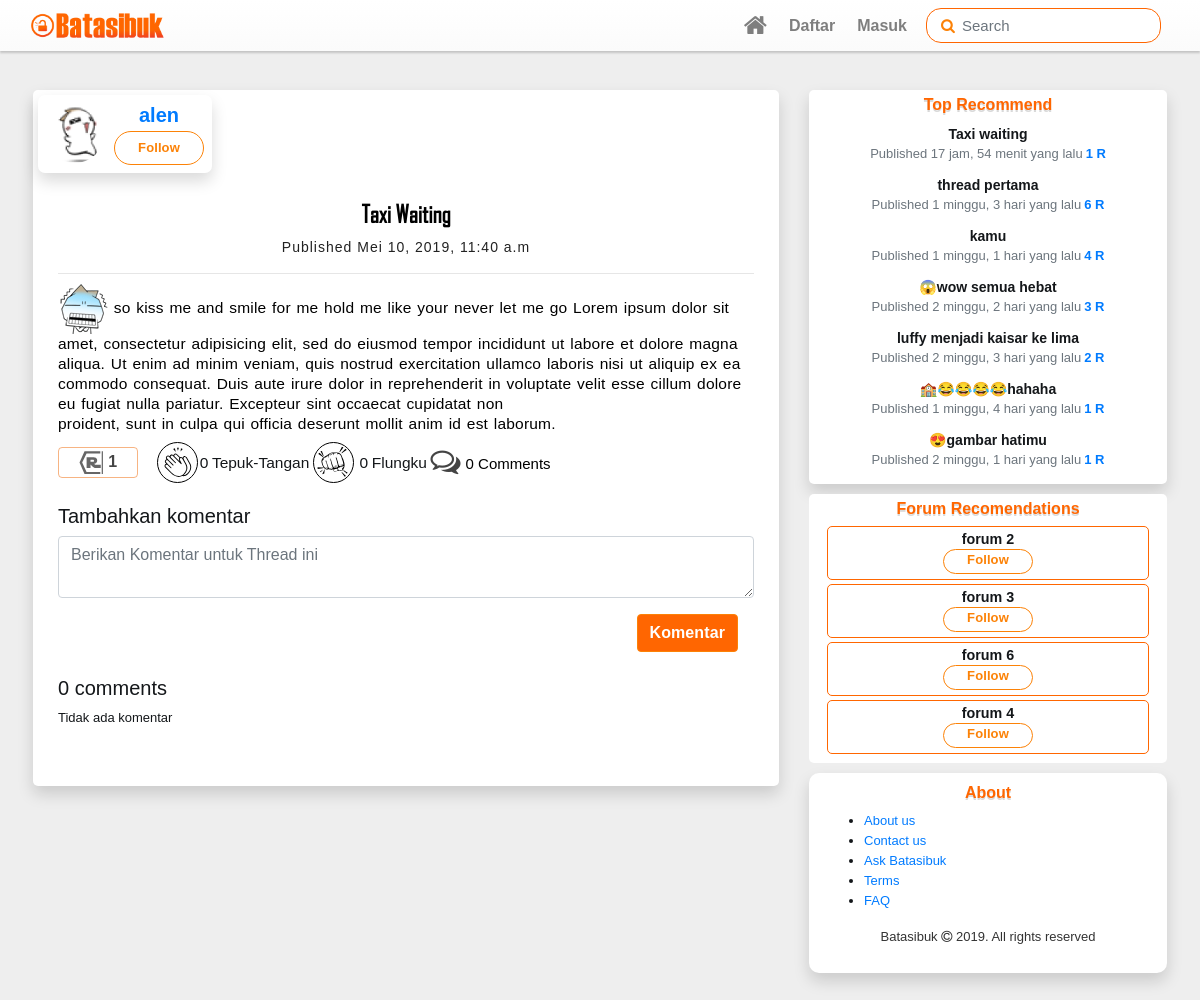
Page /thread/uFeUtvHc9oxPe/Taxi waiting/ on the earlier database version.
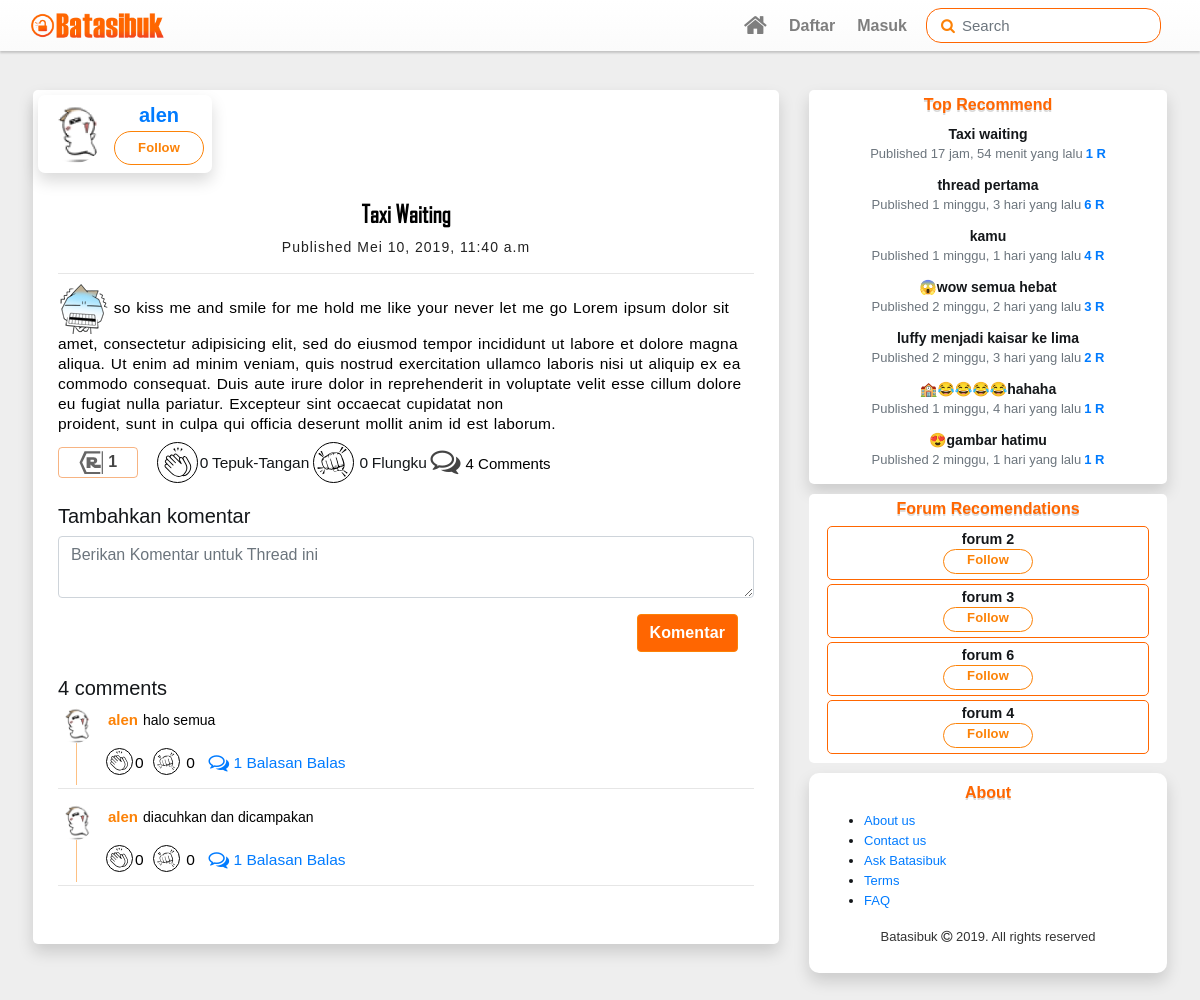
Same page on the later database version.
### batasibuk_forum/models.py (models this page shows, shortened)
class Votable(models.Model):
	class Meta:
		abstract=True
	votes=GenericRelation(Vote,content_type_field='vote_type',object_id_field='vote_id')
	upvotes=models.IntegerField(default=0,blank=True)
	downvotes=models.IntegerField(default=0,blank=True)
	vote_self=False

class Post(Votable):
	objects=PostsManager()
	forum_post_type=models.ForeignKey(ContentType,on_delete=models.PROTECT,related_name='_forum_posts')
	forum_post_id=models.PositiveIntegerField()
	content_forum_post=GenericForeignKey('forum_post_type','forum_post_id')
	author=models.ForeignKey(User,related_name='posts',on_delete=models.PROTECT)
	created=models.DateTimeField(auto_now_add=True)
	updated=models.DateTimeField(auto_now=True)
	updated_by=models.ForeignKey(User,blank=True,null=True,on_delete=models.PROTECT)
	post_title=models.CharField(max_length=255)
	body=RichTextUploadingField(blank=True,
								config_name='post_thread',
								external_plugin_resources=[(
									'emoji',
									'/static/ckeditor_plugins/emoji/',
									'plugin.js')]
								)
	post_slug=models.SlugField(max_length=255,blank=True,editable=False)
	status=models.IntegerField(choices=(
		(0,'Draft'),
		(1,'Post')
		),default=0)
	views=models.IntegerField(blank=True,default=0)
	def save(self,*args,**kwargs):
		slug_save(self)
		super().save(*args,**kwargs)

class Followble(models.Model):
	class Meta:
		abstract=True
	followers=GenericRelation(Follow,content_type_field='forum_type',object_id_field='forum_id')

class Forum(Followble):
	def image_path(instance,imagename):
		base_name,ext=os.path.splitext(imagename)
		return f"logo_image/{time.strftime('%y%m%d%H%M%S')}{ext}"
	category=models.ForeignKey(Category,related_name='forums',blank=True,null=True,on_delete=models.PROTECT)
	name=models.CharField(max_length=80)
	position=models.IntegerField(blank=True,default=0)
	description=models.TextField(blank=True,default='')
	moderators=models.ManyToManyField(User,blank=True)
	updated=models.DateTimeField(auto_now=True)
	posts=GenericRelation(Post,content_type_field='forum_post_type',object_id_field='forum_post_id',related_query_name='post_forum')
	post_count=models.IntegerField(blank=True,default=0)
	forum_logo=models.ImageField(default='',upload_to=image_path)

class Comment(Votable):
	post=models.ForeignKey(Post,related_name='post_comments',null=True,on_delete=models.CASCADE)
	user=models.ForeignKey(User,related_name='user_comments',null=True,on_delete=models.SET_NULL)
	comment_parent=models.ForeignKey('Comment',related_name='comment_reply',blank=True,null=True,on_delete=models.CASCADE)
	body=RichTextUploadingField(config_name='comment_thread',
								external_plugin_resources=[(
									'emoji',
									'/static/ckeditor_plugins/emoji/',
									'plugin.js')])
	time=models.DateTimeField(auto_now_add=True)

### account/models.py (models this page shows, shortened)
class Profile(Followble):
	user=models.OneToOneField(User,on_delete=models.CASCADE)
	info=models.CharField(max_length=30,blank=True,default='Kreator Batasibuk')
	date_of_birth=models.DateField(blank=True,null=True)
	gender=models.IntegerField(choices=(
		(Male,'Male'),
		(Female,'Female')
		),blank=True,default=Male)
	user_photo=models.ImageField(default='profile_image/default_profile_normal.png',upload_to=avatar_path)
	user_header=models.ImageField(default='profile_image/default_header.jpg',upload_to=header_path)
	location = models.CharField(max_length=30, blank=True)
	website=models.URLField(blank=True)

### batasibuk_forum/views.py (the view, shortened to what this page needs)
# urls.py: path('thread/<slug:slug_thread>/<str:name_thread>/',ThreadView.as_view(),name='thread'),
class ThreadView(FormMixin,DetailView):
	model=Post
	template_name='batasibuk_forum/thread_view.html'
	context_object_name='thread'
	slug_url_kwarg='slug_thread'
	slug_field='post_slug'
	form_class=NewCommentForm
	def get_context_data(self,*args,**kwargs):
		context=super().get_context_data(*args,**kwargs)
		context['title']=self.kwargs['name_thread']
		context['forms_comment']=NewCommentForm()
		context['comments']=self.object.post_comments.filter(comment_parent=None)
		return context
	def get_queryset(self):
		query=super().get_queryset()
		post=self.model.objects.get(post_slug=self.kwargs['slug_thread'])
		post.views=int(record_view(self.request,self.kwargs['slug_thread']))
		post.save()
		return query.filter(post_slug=self.kwargs['slug_thread'])

### batasibuk_forum/templates/batasibuk_forum/thread_view.html (shortened to what this page needs)
{% extends "base.html" %}
{% load static %}
{% load vote_follow_filter %}
{% load top_recommend %}
{% block get_in_head %}
{% include "snippets/highlight/highlight_css_js.html" %}
<link rel="stylesheet" type="text/css" href="{% static "css/thread_view.css" %}">
{% endblock get_in_head %}
{% block main_content %}
<div class="row">
    <div class="col-md-8">
            <div class="wrap-content shadow">
            	<div class="thread-content">
            		<div class="user-detail d-flex flex-row align-items-center shadow">
            			<div class="user-photo">
            				<img src="{{thread.author.profile.user_photo.url}}" class="profile-photo">
            			</div>
            			<div class="user-info">
            				<h5><a href="{% url "creator" thread.author.username%}">{{thread.author}}</a></h5>
                  			<a href="javascript:void(0)"class="btn btn-follow follow-this {%is_user_follow thread.author.profile request%}" data-id='{{thread.author.id}}' data-action='user'>{%is_user_follow thread.author.profile request 'get_text'%} </a>
            			</div>
                	</div>
                	<div class="thread-detail">
                		<h4 class="text-center thread-title ">{{thread.post_title}}</h4>
            			<p class="text-center">Published {{thread.created}}</p>
                	</div>
            		<div class="hr-custom"></div>
					<p>{{thread.body|safe}}</p>
					<div class="reaction mb-3">
						<a href="javascript:void(0)" class="btn btn-recommend r-this remove-link-format {{thread|is_user_vote_r:request}}" data-id="{{thread.id}}">{% include "snippets/recommend.svg" %} <span id="s-vote-r">{{thread.post_recommends.all.count}}</span></a>
						<a href="javascript:void(0)" class="btn btn-claps vote-this {{thread|is_user_upvote:request}}" data-id="{{thread.post_slug}}" data-cat='posts' data-action='up'>
						{% include "snippets/claps.svg" %}
						</a><span id="up-{{thread.post_slug}}" class='detail-reaction'>{{thread.upvotes}}</span> <span class="d-none d-sm-inline-block detail-reaction">Tepuk-Tangan</span>
						<a href='javascript:void(0)' class="btn btn-punch vote-this {{thread|is_user_downvote:request}}" data-id="{{thread.post_slug}}" data-cat='posts' data-action='down'>
							{% include "snippets/punch.svg" %}
						</a>
						<span id="down-{{thread.post_slug}}" class='detail-reaction'>{{thread.downvotes}}</span> <span class="d-none d-sm-inline-block detail-reaction" >Flungku</span>
						<a href="#wrap-comments" class="totals-comment" ><span class="d-inline-block"><i class="fa fa-comments-o fa-lg"></i>{{thread.post_comments.all.count}} Comment{{thread.post_comments.all.count|pluralize}} </span></a>
					</div>
					<h5>Tambahkan komentar</h5>
					<form method="post">
						<p>{{forms_comment.body}}</p>
						<div class="text-right">
							<button type="submit" class="d-inline-block btn btn-orange mr-3">Komentar</button>
						</div>
					</form>
					<div id="wrap-comments" class="mt-4 mb-5">
					{% with thread.post_comments.all.count as total_comments  %}
					  <h5>{{total_comments}} comment{{total_comments|pluralize}}</h5>
					{% endwith %}
					{% for c in comments  %}
						<div class="detail-comment mb-3">
							<div class="post-comment parent-comment d-flex flex-row align-items-start">
				               <img src="{{c.user.profile.user_photo.url}}" class="img-fluid user-photo">
				               <p>
								<span>{{c.user}}</span>
								 {{c.body|safe}}
								</p>
				            </div>
							<div class="reaction mb-2 ml-5">
								<a href="javascript:void(0)" class="btn btn-claps btn-claps-sm vote-this {{c|is_user_upvote:request}}" data-id="{{c.id}}" data-cat='comments' data-action='up'>
								{% include "snippets/claps-sm.svg" %}
								</a><span id="up-{{c.id}}">{{c.upvotes}}</span>
								<a href='javascript:void(0)' class="btn btn-punch btn-punch-sm vote-this {{c|is_user_downvote:request}}" data-id="{{c.id}}" data-cat='comments' data-action='down'>
									{% include "snippets/punch-sm.svg" %}
								</a>
								<span id="down-{{c.id}}">{{c.downvotes}}</span>
								<a href='javascript:void(0)'data-reply-show="data-reply-{{c.pk}}" data-id="{{c.pk}}" class="show-data-reply"><span class="d-inline-block">&nbsp;<i class="fa fa-comments-o fa-lg"></i> {{c.comment_reply.all.count}} Balasan</span></a>
								<a href='javascript:void(0)'data-form-show="form-reply-{{c.pk}}" class="show-form-reply">Balas</a>
							</div>
								<div class="hr-custom mt-2"></div>
						</div>
						{%empty%}
						<p>Tidak ada komentar</p>
					{% endfor %}
					</div>
            	</div>
            </div>
    </div>
    <div class="col-md-4">
    	{%top_recommend%}
      {%forum_recommend request%}
	   	{% include "snippets/footer.html" %}
	 </div>
</div>
{% endblock main_content %}

### templates/base.html (shortened to what this page needs)
{% load static %}
<!doctype html>
<html lang="en">
  <head>
    {% include "snippets/css.html" %}
    {% block get_in_head %}
    {% endblock get_in_head %}
  </head>
  <body>
    {% include "snippets/navbar.html" %}
    <div id="contents">
       <div class="container-fluid">
            {% block main_content %}
            {% endblock main_content %}
        </div>
    </div>
  </body>
</html>

### templates/snippets/css.html
{% load static %}
<link rel="stylesheet" type="text/css" href="{% static "vendor/font-awesome/css/font-awesome.min.css" %}">
<link rel="stylesheet" type="text/css" href="{% static "vendor/bootstrap/bootstrap.min.css" %}">
<link rel="stylesheet" type="text/css" href="{% static "vendor/bootstrap/bootstrap-select.min.css" %}">
<link rel="stylesheet" type="text/css" href="{% static "css/style.css" %}">

### templates/snippets/highlight/highlight_css_js.html (shortened to what this page needs)
{% load static %}
 <link rel="stylesheet" type="text/css" href="{% static "vendor/highlight/styles/atom-one-light.css" %}">

### templates/snippets/navbar.html (shortened to what this page needs)
{% load static %}
<nav class="navbar navbar-expand-sm navbar-light menu fixed-top">
  <div class="container-fluid">
  <a class="navbar-brand d-none d-md-block" href="{% url 'home' %}"><img src="{% static "image/logo.png" %}"></a>
  <div class="collapse navbar-collapse" id="navbarSupportedContent">
    <ul class="navbar-nav ml-auto">
      <li class="nav-item home" >
        <a class="nav-link" href="{% url "home" %}" class="text-center" ><i class="fa fa-home"></i></a>
      </li>
      {% if user.is_authenticated %}
         <li class="nav-item dropdown">
           <a href="javascript:void(0)" class="nav-link dropdown-toggle btn" data-toggle="dropdown" role="button" aria-haspopup="true" aria-expanded="false">
            <div class="btn-profile align-middle">
               <img src="{{user.profile.user_photo.url}}" class="img-fluid">
            </div>
            <i class="fa fa-chevron-down"></i>
           </a>
           <ul class="dropdown-menu">
                    <li><a class="nav-link"  href="{% url "profile" user %}">Account &amp; Settings</a></li>
                    <li><a class="nav-link" href="{% url "logout" %}">Keluar</a>
                    </li>
           </ul>
        </li>
        <li class="nav-item mt-sm-0 mt-2" >
         <a class="nav-link btn btn-thread" href="{% url "forum:newthread" %}"><i class="fa fa-plus"></i>&nbsp;Thread</a>
        </li>
      {% else %}
      <li class="nav-item register"  >
        <a class="nav-link" href="{% url "register" %}">Daftar</a>
      </li>
      <li class="nav-item login" >
        <a class="nav-link" href="{% url "login" %}">Masuk</a>
      </li>
      {% endif %}
    </ul>
    <form class="form-inline my-2 my-lg-0 ml-2 " action='/search/' method="GET">
      <i data-role='submit' class="fa fa-search my-auto" style="cursor:pointer" onClick=$(this).parent().submit()></i>
      <input class="form-control mr-sm-2" type="search" placeholder="Search" aria-label="Search" name='s'>
    </form>
  </div>
 </div>
</nav>

### templates/snippets/recommend.svg (shortened to what this page needs)
<body>
<body/>

### templates/snippets/claps.svg (shortened to what this page needs)
<body>
</body>

### templates/snippets/punch.svg (shortened to what this page needs)
<body>
</body>

### templates/snippets/claps-sm.svg (shortened to what this page needs)
<body>
</body>

### templates/snippets/punch-sm.svg (shortened to what this page needs)
<body>
</body>

### templates/snippets/post_recommends.html
<div class="trend-threads-card shadow">
  <h6>Top Recommend</h6>
  {% for thread  in posts %}
  	<div class="trend-thread">
      <a href="{% url 'thread' thread.post_slug thread.post_title %}" class="remove-link-format">
      	<p class="threads-title">{{thread.post_title}}</p >
      	<p class="thread-detail"><span class='text-muted'>Published {{thread.created|timesince}} yang lalu</span><span class="thread-r">{{thread.post_recommends.all.count}} R</span></p>
      </a>
  	</div>
  {% endfor %}
</div>

### templates/snippets/forum_recommend.html
{% load vote_follow_filter %}
<div class="suggest-forum-card">
  <h6 class="grey">Forum Recomendations</h6>
  {% for forum in forums  %}
  	<div class="follow-forum">
      <p><a href="{% url "forum:forumview" forum.id forum.name %}"class='remove-link-format'>{{forum.name}}</a></p>
      <a href="javascript:void(0)" class="btn btn-follow follow-this {%is_user_follow forum request %} " data-id='{{forum.id}}' data-action='forum'>{%is_user_follow forum request 'get_text'%}</a>
  </div>
  {% endfor %}
</div>

### templates/snippets/footer.html
<footer id="footer" class="shadow">
          <div class="footer-content">
              <h6>About</h6>
              <ul class="footer-links">
                <li><a href="">About us</a></li>
                <li><a href="">Contact us</a></li>
                 <li><a href="">Ask Batasibuk</a></li>
                <li><a href="">Terms</a></li>
                <li><a href="">FAQ</a></li>
              </ul>
          </div>
		  <div class="copyright">
			<p>Batasibuk <i class="fa fa-copyright"></i> {% now "Y" %}. All rights reserved</p>
		  </div>
		</footer>

### templates/snippets/js.html (shortened to what this page needs)
{% load static %}

Differences in the rows shown:
changed Post "Taxi waiting": post_comments.all.count "0" → "4"
added Comment: user.profile.user_photo (picture), user "alen", body "halo semua", upvotes "0", downvotes "0", comment_reply.all.count "1"
added Comment: user.profile.user_photo (picture), user "alen", body "diacuhkan dan dicampakan", upvotes "0", downvotes "0", comment_reply.all.count "1"
Other differences:
{{ total_comments }}: "0" → "4"
text no longer shown: "Tidak ada komentar"
